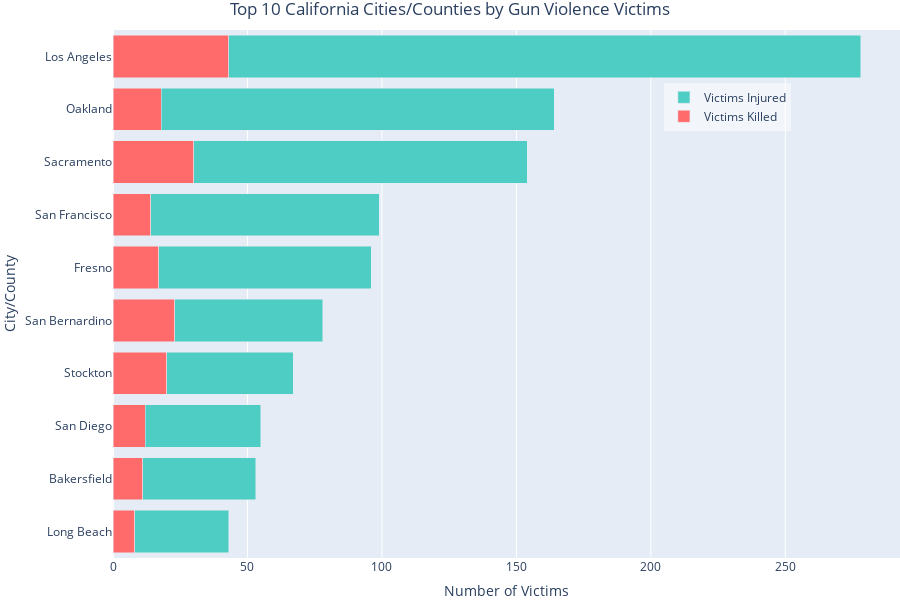

Source (notebook cell):
### Markdown cell above
# California Data

### Code cell
''' 
In order to fetch just California data, we simply fetch it by the "State" field in the gun_data dataframe.
'''
cali_data = gun_data[gun_data['State'] == 'California']

''' 
Group by city/county and sum the number of victims killed and injured
'''
cali_summary = cali_data.groupby('City Or County').agg(
    total_victims_killed=('Victims Killed', 'sum'),
    total_victims_injured=('Victims Injured', 'sum')
).reset_index()

'''Calculate total victims'''
cali_summary['total_victims'] = cali_summary['total_victims_killed'] + cali_summary['total_victims_injured']

'''Get the top 10 cities/counties with most victims injured + killed'''
top_10_cali = cali_summary.nlargest(10, 'total_victims')

# Sort the data by total victims
top_10_cali = top_10_cali.sort_values(by='total_victims', ascending=True)

fig = go.Figure()

fig.add_trace(go.Bar(
    y=top_10_cali['City Or County'],
    x=top_10_cali['total_victims_killed'],
    name='Victims Killed',
    orientation='h',
    marker_color='#FF6B6B'
))

fig.add_trace(go.Bar(
    y=top_10_cali['City Or County'],
    x=top_10_cali['total_victims_injured'],
    name='Victims Injured',
    orientation='h',
    marker_color='#4ECDC4'
))

fig.update_layout(
    title={
        'text': 'Top 10 California Cities/Counties by Gun Violence Victims',
        'x': 0.5,
        'xanchor': 'center'
    },
    xaxis_title='Number of Victims',
    yaxis_title='City/County',
    barmode='stack',
    legend=dict(
        x=0.7,
        y=0.9,
        bgcolor='rgba(255, 255, 255, 0.5)'
    ),
    height=600,
    margin=dict(l=0, r=0, t=30, b=0)
)

fig.show()

### Figure 1 — Plotly figure (JSON) as saved in the notebook; plotly's stock layout.template omitted (floating-point values rounded to 4 significant figures)
{"data": [{"marker": {"color": "#FF6B6B"}, "name": "Victims Killed", "orientation": "h", "type": "bar", "x": [8, 11, 12, 20, 23, 17, 14, 30, 18, 43], "y": ["Long Beach", "Bakersfield", "San Diego", "Stockton", "San Bernardino", "Fresno", "San Francisco", "Sacramento", "Oakland", "Los Angeles"]}, {"marker": {"color": "#4ECDC4"}, "name": "Victims Injured", "orientation": "h", "type": "bar", "x": [35, 42, 43, 47, 55, 79, 85, 124, 146, 235], "y": ["Long Beach", "Bakersfield", "San Diego", "Stockton", "San Bernardino", "Fresno", "San Francisco", "Sacramento", "Oakland", "Los Angeles"]}], "layout": {"barmode": "stack", "height": 600, "legend": {"bgcolor": "rgba(255, 255, 255, 0.5)", "x": 0.7, "y": 0.9}, "margin": {"b": 0, "l": 0, "r": 0, "t": 30}, "title": {"text": "Top 10 California Cities/Counties by Gun Violence Victims", "x": 0.5, "xanchor": "center"}, "xaxis": {"title": {"text": "Number of Victims"}}, "yaxis": {"title": {"text": "City/County"}}}}
